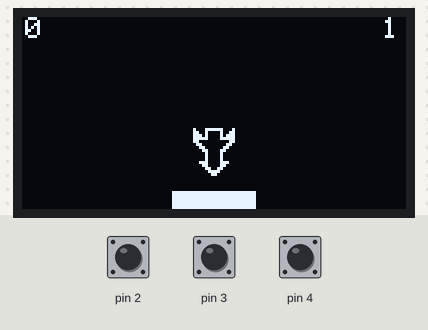
Simulated run of this sketch. Board: Arduino Uno, built with avr-gcc and run on an emulated ATmega328P. On the bench: 128×64 one-colour display. The test bench sets the inputs (shaded band); at power-on: pin 4 HIGH, pin 2 HIGH, pin 3 HIGH. Random numbers use the default seed unless the sketch sets one.

Above: at 1.2 s.
1.3 s: pin 4 pulled LOW for 0.15 s
At 2.5 s:
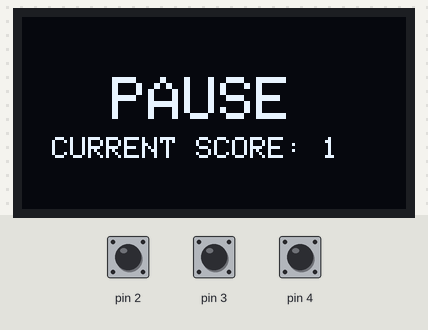
3.1 s: pin 4 pulled LOW for 0.15 s
At 9.0 s:
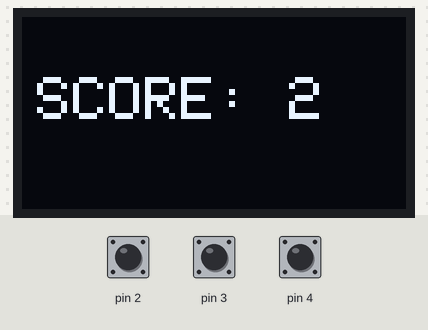
9.2 s: pin 2 pulled LOW for 3.2 s
At 15.2 s:
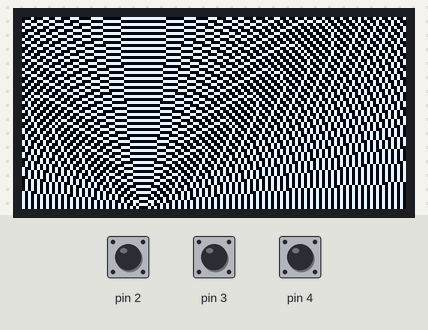
Timing chart, 0 to 16.7 s (numbered marks = the images above; inputs shaded):
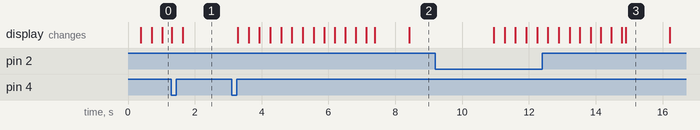

The sketch:

Torpedo1306.ino
```cpp
#include <SPI.h>
#include <Wire.h>
#include <Adafruit_GFX.h>
#include <Adafruit_SSD1306.h>

#define SCREEN_WIDTH 128 // OLED display width, in pixels
#define SCREEN_HEIGHT 64 // OLED display height, in pixels

// Declaration for an SSD1306 display connected to I2C (SDA, SCL pins)
#define OLED_RESET     -1 // Reset pin # (or -1 if sharing Arduino reset pin)
Adafruit_SSD1306 display(SCREEN_WIDTH, SCREEN_HEIGHT, &Wire, OLED_RESET);


static const unsigned char PROGMEM logo_bmp[] =
{ B01000111, B11100010,
  B01100100, B00100110,
  B01110100, B00101110,
  B01111100, B00111110,
  B01100000, B00000110,
  B00110000, B00001100,
  B00011000, B00011000,
  B00001100, B00110000,
  B00000100, B00100000,
  B00000100, B00100000,
  B00000100, B00100000,
  B00011100, B00111000,
  B00001100, B00110000,
  B00000110, B01100000,
  B00000011, B11000000,
  B00000001, B10000000 };

int rectX = (display.width()/2)-14;
int rectY = display.height()-6;
int bitX = (display.width()/2)-8;
int bitY = 0;
int score = 0;
int speed = 1;
int rectW = 28;
int digPause = 0;
int digLeft = 0;
int digRight = 0;
//int pace = 50;

void setup() {
Serial.begin(115200);

  // SSD1306_SWITCHCAPVCC = generate display voltage from 3.3V internally
  if(!display.begin(SSD1306_SWITCHCAPVCC, 0x3C)) {
    Serial.println(F("SSD1306 allocation failed"));
    for(;;); // Don't proceed, loop forever
  }
  pinMode(2, INPUT_PULLUP);
  pinMode(3, INPUT_PULLUP);
  pinMode(4, INPUT_PULLUP);
  display.clearDisplay();
}

void loop() {

  digLeft = digitalRead(2);
  digRight = digitalRead(3);
  digPause = digitalRead(4);

  //player controls
  if((digLeft == LOW) && (rectX >= 0)){
    rectX = (rectX - (speed * 3));
  }
  else if((digRight == LOW) && (rectX <= (display.width() - rectW))){
    rectX = (rectX + (speed * 3));
  }
  else if(digPause == LOW){
    pause();
  }
  else{

  }
  //torpedo logics
  bitY = bitY + speed;
  if(bitY >= (rectY-15)){
    if((bitX + 8)<=rectX || (bitX + 7)>=(rectX + rectW)){
      lose();
    }
    else{
        proceed();
      }
    bitY = 0;
    bitX = random(1, (display.width()-16));
  }
  display.clearDisplay();

  //info overlay - you may comment out this
  info();

  display.drawBitmap(bitX, bitY, logo_bmp, 16, 16, 1);
  display.fillRect(rectX, rectY, rectW, 6, WHITE);
  display.display();

  //for slower first level
  //delay(pace);
}


void explosion(void) {
  display.clearDisplay();
  for(int16_t i=0; i<max(display.width(),display.height()); i+=2) {
    display.drawCircle((bitX + 7), display.height(), i, WHITE);
    display.display();
    delay(1);
  }
}


void pause(void){
  delay(300);
  while (true) {
    digPause = digitalRead(4);
    display.clearDisplay();
    display.setTextSize(2);
    display.setTextColor(WHITE);
    display.setCursor(30, 20);
    display.println("PAUSE");
    display.setTextSize(1);
    display.setCursor(10, 40);
    display.print("CURRENT SCORE: ");
    display.println(score);
    display.display();
    delay(50);
    if (digPause == LOW){break;}
    }
}


void lose(void){
  explosion();
  delay(1000);
  display.clearDisplay();
  display.setTextSize(2);
  display.setTextColor(WHITE);
  display.setCursor(5, 20);
  display.print("SCORE: ");
  display.println(score);
  display.display();
  delay(2500);
  score = 0;
  rectW = 28;
  speed = 1;

  //for slower first level
  //pace = 50;
}


void proceed(void){
  score = (score + 1);

  //for variable (slower) pace of first level
  //if(((score % 2) == 0) && (pace > 1)){pace = (pace - 5);}

  if(((score % 15) == 0) && (score > 0)){rectW = 18;}

  if(((score % 30) == 0) && (score > 0)){
    speed = (speed + 1);
    rectW = 28;
    }
}

void info(void){
  display.setTextSize(1);
  display.setTextColor(WHITE);
  display.setCursor(1, 0);
  display.println(score);
  display.setCursor((display.width()-8), 0); //set the distance bigger if you use variable pace
  display.print(speed);
  //display.print("-");
  //display.print((55 - pace) / 5);
}
```

Measured:
- after the input at 3.1 s, the display: first changes after 0.18 s (image 2 shows a later state)
